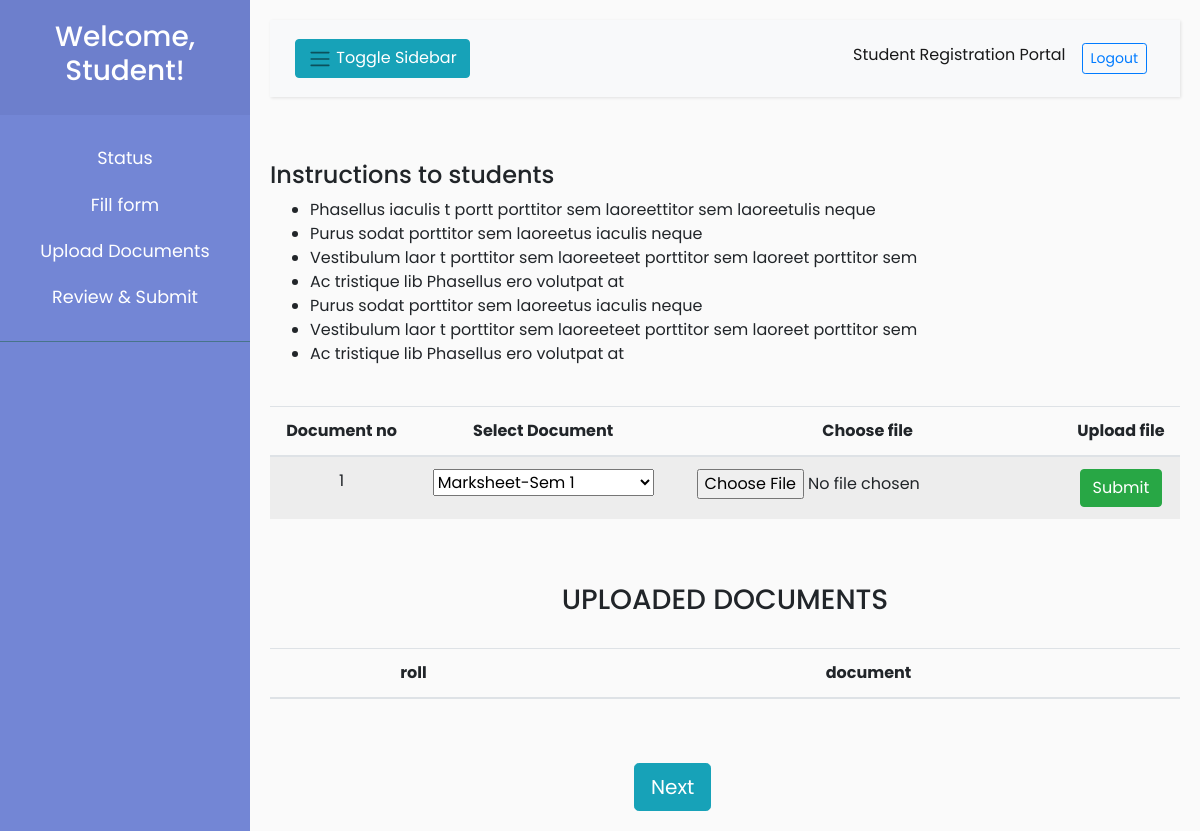
Page /student/upload.php (signed in) on the earlier database version.
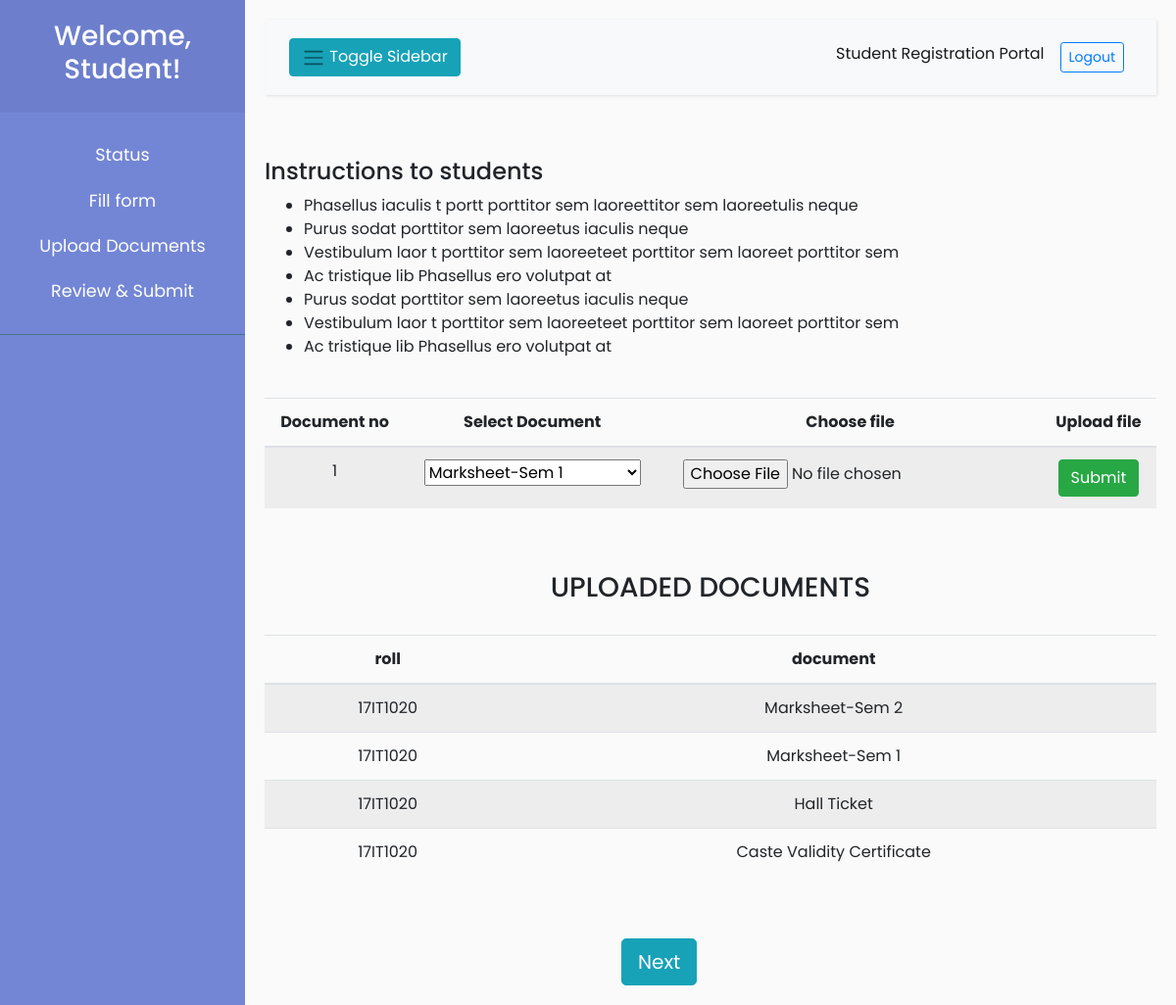
Same page on the later database version.
### tables this page shows
CREATE TABLE `documents_submitted` (
  `roll` varchar(40) NOT NULL,
  `name` text NOT NULL,
  `doc_url` varchar(140) NOT NULL
);

### student/backend/getdocuments.php (called while the page is built)
<?php
function getdocuments($roll){
    include '../backend/conn.php';
    $sql = "SELECT * FROM documents_submitted WHERE roll='$roll'";
    $result = $conn->query($sql);
    $data1=array();
    while ($row = $result -> fetch_assoc()) {
        array_push($data1, $row);
    }
	return $data1;
}
?>

### student/upload.php (the view, shortened to what this page needs)
<?php include '../templates/header.php'; ?>
<?php include 'sidebar.php';
 include 'backend/getdocuments.php';
?>
<div id="content">
    <nav class="navbar navbar-expand-lg navbar-light bg-light ">
        <div class="container-fluid">
            <button type="button" id="sidebarCollapse" class="btn btn-info">
                <i class="navbar-toggler-icon"></i>
                <span>Toggle Sidebar</span>
            </button>
            <div class="collapse navbar-collapse" id="navbarSupportedContent">
                <ul class="nav navbar-nav ml-auto">
                    <li class="nav-item active">
                        <a class="nav-link" href="#">Student Registration Portal</a>
                    </li>
                    <li class="nav-item">
                        <a class="nav-link" href="../backend/logout.php"><button
                                class="btn-sm btn btn-outline-primary">Logout</button></a>
                    </li>
                </ul>
            </div>
        </div>
    </nav>
     <br>
     <h4>Instructions to students</h4>
        <ul>
            <li>Phasellus iaculis t portt porttitor sem laoreettitor sem laoreetulis neque</li>
            <li>Purus sodat porttitor sem laoreetus iaculis neque</li>
            <li>Vestibulum laor t porttitor sem laoreeteet porttitor sem laoreet porttitor sem</li>
            <li>Ac tristique lib Phasellus ero volutpat at</li>
            <li>Purus sodat porttitor sem laoreetus iaculis neque</li>
            <li>Vestibulum laor t porttitor sem laoreeteet porttitor sem laoreet porttitor sem</li>
            <li>Ac tristique lib Phasellus ero volutpat at</li>
        </ul>
        <br>
<form method="post" enctype="multipart/form-data" action="backend/uploadfile.php">
    <div class="table-responsive table-hover table-striped">
        <table class="table" width="300">
            <thead align="center">
                <tr>
                    <th>Document no</th>
                    <th> Select Document</th>
                    <th>Choose file</th>
                    <th>Upload file</th>
                </tr>
            </thead>
            <tbody>
                <tr>
                    <td>1</td>
                    <td>
                        <select class="dropdown" style="display:inline"  name="doc1" id="doc1">
                            <option value="Marksheet-Sem 1" id="Marksheet-Sem 1" >
                            Marksheet-Sem 1
                            </option>
                        </select>
                    </td>
                    <td><input type="file" name="file1" ></td>
                    <td><input type="submit" name="1" size="4" class="btn btn-success" ></input></td>
                </tr>
            </tbody>
       </table>
    </div>
</form>
        <br>
        <br>
        <H3 align="center">UPLOADED DOCUMENTS</H3>
        <br>
       <?php  $row=getdocuments($_SESSION['username']);
        ?>
        <table class="table table-hover table-striped" align="center">
                <thead align="center">
                    <tr>
                        <th scope="col">roll</th>
                        <th scope="col">document</th>
                    </tr>
                </thead>
                <tbody>
                <?php foreach ($row as $data) {
                ?>
                    <tr>
                        <td><?=$data['roll']?></td>
                        <td><?=$data['name']?></td>
                    </tr>
                <?php }
                ?>
                </tbody>
        </table>
        <br>
        <br>
        <button type="submit" name="1" size="4" class="btn btn-info btn-lg"  style="margin-left: 40%"><a href="student_final_form.php">Next</a></button>
</div>

Differences in the rows shown:
added documents_submitted: roll "17IT1020", name "Marksheet-Sem 2"
added documents_submitted: roll "17IT1020", name "Marksheet-Sem 1"
added documents_submitted: roll "17IT1020", name "Hall Ticket"
added documents_submitted: roll "17IT1020", name "Caste Validity Certificate"
